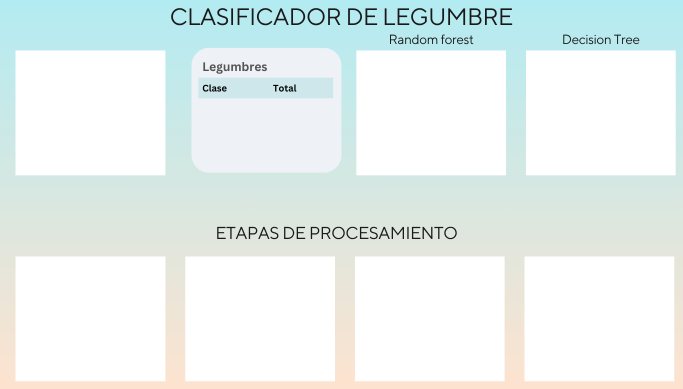
#> input picture media/img-src/es.png, 1366 x 778 px, found by its file name (shown at 1/2 size)
$ python clear_background.py
#> lines starting #> are read from the running program, lines starting #| are printed output that depends on the picture; after the words box and inside, x2 and y2 are one past the last pixel; in counts of white or black regions, pixels touching at a corner belong together
import cv2
import numpy as np
from PIL import Image
import os

# Ruta de la imagen original
image_path = "d:/git/MATLAB-LegumeClassifier/media/img-src/es.png"

# Cargar la imagen con OpenCV (BGR) para procesar los píxeles
img_cv = cv2.imread(image_path)
#> img_cv is the input picture: shape (778, 1366, 3); mean B, G, R 239.7, 241.4, 231.9
if img_cv is None:
    raise FileNotFoundError(f"No se pudo cargar la imagen: {image_path}")

# También cargamos la imagen con PIL en modo RGBA para poder manipular su canal alfa
img_pil = Image.open(image_path).convert("RGBA")
data = np.array(img_pil)

# Creamos una máscara que detecte solo los píxeles que sean blanco puro (255,255,255)
white_mask = cv2.inRange(img_cv, (255, 255, 255), (255, 255, 255))
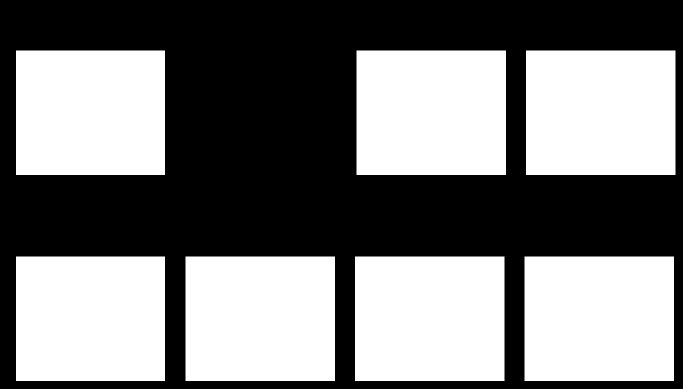
#> white_mask: shape (778, 1366) (shown at 1/2 size); 49% white; 7 white regions, largest, box (x1, y1, x2, y2) and area: (713, 101, 1012, 350) 74451, (1052, 101, 1351, 350) 74451, (371, 513, 670, 762) 74451

# Buscamos componentes conectados en la máscara blanca para identificar bloques grandes
num_labels, labels, stats, _ = cv2.connectedComponentsWithStats(
    white_mask, connectivity=8
)
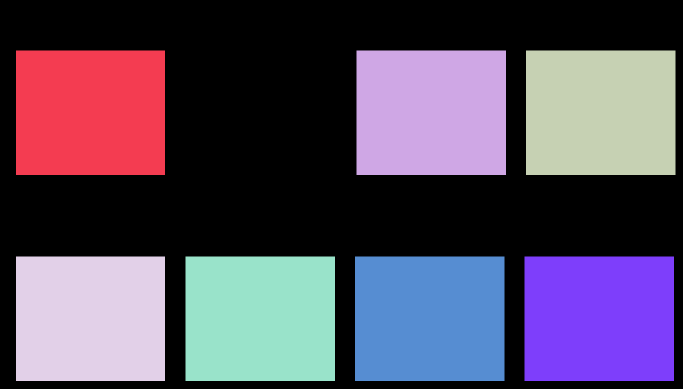
#> labels: shape (778, 1366) int32 (shown at 1/2 size); 8 distinct labels, from 0 to 7; one colour per label, 0 black
#> num_labels = 8; stats = [[0, 0, 1366, 778, 542089], [32, 101, 298, 249, 74202], [713, 101, 299, 249, 74451], [1052, 101, 299, 249, 74451], [32, 513, 298, 249, 74202], [371, 513, 299, 249, 74451], [710, 513, 299, 249, 74451], [1049, 513, 299, 249, 74451]]

# Inicializamos una máscara vacía que solo marcará los componentes blancos grandes
mask_big_white = np.zeros_like(white_mask)

# Recorremos todos los componentes detectados (excepto el fondo que es el índice 0)
for i in range(1, num_labels):
    area = stats[i, cv2.CC_STAT_AREA]  # Área del componente en píxeles
    if area > 5000:
        # Si el componente es suficientemente grande, lo añadimos a la máscara final
        mask_big_white[labels == i] = 255
#> this loop made 7 passes
#> area on passes 1 to 7: 74202, 74451, 74451, 74202, 74451, 74451, 74451

# Usamos la máscara para establecer la transparencia en los bloques blancos grandes
# Ponemos alfa = 0 solo donde corresponda a blanco puro grande
data[mask_big_white == 255] = [255, 255, 255, 0]

# Guardamos el resultado en el mismo directorio que la imagen original
output_path = os.path.join(
    os.path.dirname(image_path),
    "background-es.png"
)
Image.fromarray(data).save(output_path)

print(f" Imagen procesada y guardada en: {output_path}")
